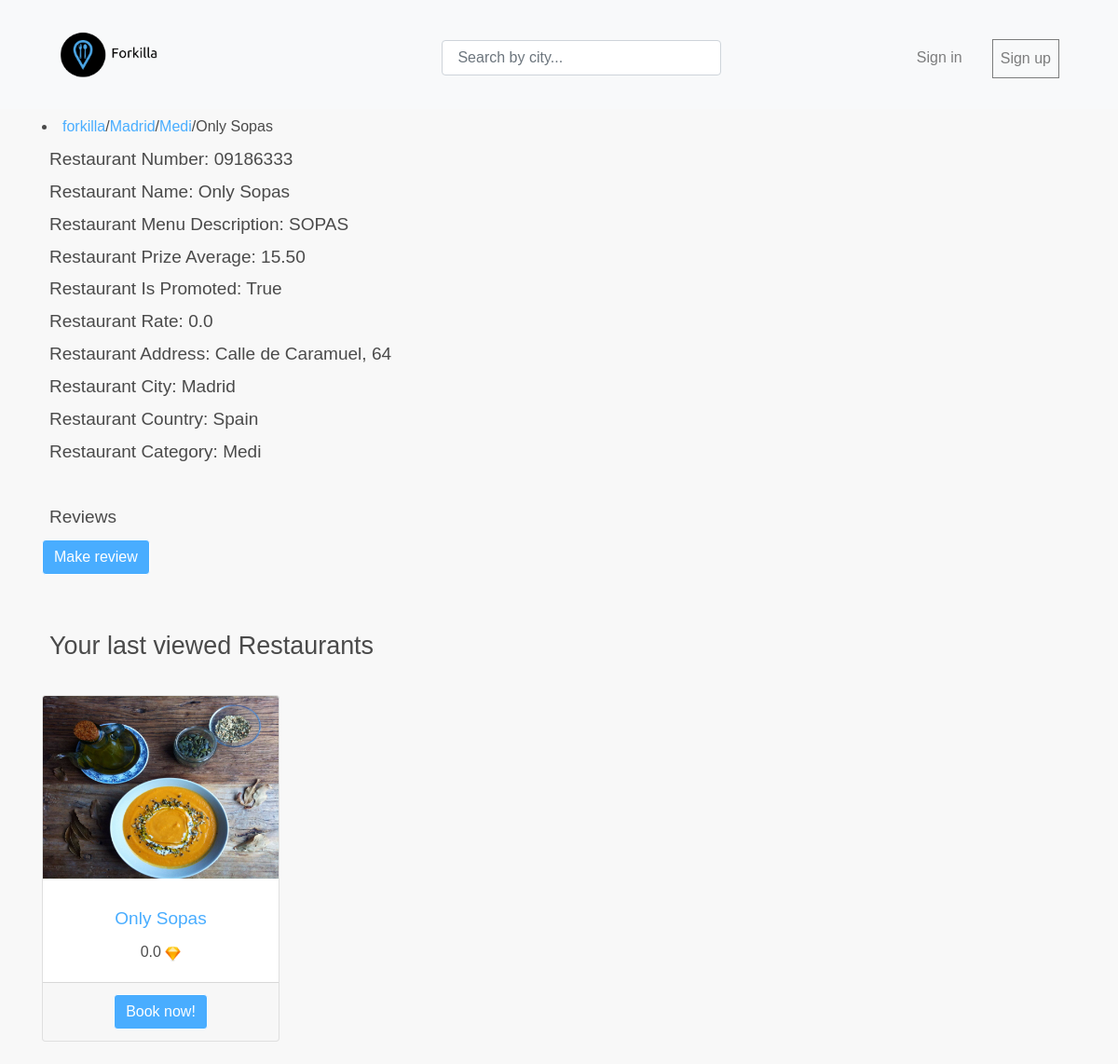
/restaurant/09186333, run on the app's committed database.
### forkilla/models.py (models this page shows, shortened)
class Restaurant(models.Model):
    CATEGORIES = (
        ("Rice", "Rice"),
        ("Fusi", "Fusion"),
        ("BBQ", "Barbecue"),
        ("Chin", "Chinese"),
        ("Medi", "Mediterranean"),
        ("Crep", "Creperie"),
        ("Hind", "Hindu"),
        ("Japa", "Japanese"),
        ("Ital", "Italian"),
        ("Mexi", "Mexican"),
        ("Peru", "Peruvian"),
        ("Russ", "Russian"),
        ("Turk", "Turkish"),
        ("Basq", "Basque"),
        ("Vegy", "Vegetarian"),
        ("Afri", "African"),
        ("Egyp", "Egyptian"),
        ("Grek", "Greek")
    )
    _d_categories = dict(CATEGORIES)
    restaurant_number = models.CharField(max_length=8, unique=True)
    name = models.CharField(max_length=50)
    menu_description = models.TextField()
    price_average = models.DecimalField(max_digits=5, decimal_places=2)
    is_promot = models.BooleanField()
    rate = models.DecimalField(default=0.0, max_digits=2, decimal_places=1,
                               validators=[MinValueValidator(0.0), MaxValueValidator(5.0)])
    address = models.CharField(max_length=50)
    city = models.CharField(max_length=50)
    country = models.CharField(max_length=50)
    featured_photo = models.ImageField(upload_to="images/")
    category = models.CharField(max_length=5, choices=CATEGORIES)
    restaurant_capacity = models.PositiveIntegerField(validators=[MaxValueValidator(999)])

class RestaurantInsertDate(models.Model):
    viewedrestaurants = models.ForeignKey(ViewedRestaurants, on_delete=models.CASCADE)
    restaurant = models.ForeignKey(Restaurant, on_delete=models.CASCADE)
    date_added = models.DateTimeField(auto_now_add=True)
    class Meta:
        ordering = ['-date_added']

### forkilla/views.py (the view)
# urls.py: url(r'^restaurant/(?P<restaurant_number>.*)', views.details, name='details'), # Poner el /
def details(request, restaurant_number=""):
    try:
        viewedrestaurants = _check_session(request)
        restaurant = Restaurant.objects.get(restaurant_number=restaurant_number)
        _update_rate(restaurant)
        lastviewed = RestaurantInsertDate(viewedrestaurants=viewedrestaurants, restaurant=restaurant)
        lastviewed.save()
        reviews = Review.objects
    except (KeyError, Restaurant.DoesNotExist, AttributeError):
        return HttpResponse("The specified Restaurant does not exist!")
    context = {
        'restaurant': restaurant,
        'viewedrestaurants': viewedrestaurants,
        'reviews': reviews
    }
    return render(request, 'forkilla/details.html', context)

### forkilla/views.py (called while the page is built)
def _check_session(request):
    try:
        if "viewedrestaurants" not in request.session:
            viewedrestaurants = ViewedRestaurants()
            viewedrestaurants.save()
            request.session["viewedrestaurants"] = viewedrestaurants.id_vr
        else:
            viewedrestaurants = ViewedRestaurants.objects.get(id_vr=request.session["viewedrestaurants"])
    except (KeyError, Reservation.DoesNotExist, AttributeError):
        return HttpResponse("The specified Viewed Restaurant does not exist!")
    return viewedrestaurants

def _update_rate(restaurant):
    reviews_of_restaurant = Review.objects.filter(restaurant=restaurant)
    if len(reviews_of_restaurant) == 0:
        restaurant.rate = 0.0
    else:
        review_avg = reviews_of_restaurant.aggregate(Avg('review_rate'))
        restaurant.rate = round(review_avg['review_rate__avg'], 1)
    restaurant.save()

### templates/forkilla/details.html (shortened to what this page needs)
<!DOCTYPE html>
<html lang="en">
<head>
</head>
<body>
    {% extends 'forkilla/base.html' %}
    {% block content %}
    <br>
    {% if restaurant %}
        <li><a href="{% url 'index' %}forkilla">forkilla</a>/<a
                href="{% url 'restaurants' restaurant.city %}">{{restaurant.city}}</a>/<a
                href="{% url 'restaurants' restaurant.city restaurant.category %}">{{restaurant.category}}</a>/{{restaurant.name}}
            </li>
        <h4> Restaurant Number: {{ restaurant.restaurant_number }}</h4>
        <h4> Restaurant Name: {{ restaurant.name }}</h4>
        <h4> Restaurant Menu Description: {{ restaurant.menu_description }}</h4>
        <h4> Restaurant Prize Average: {{ restaurant.price_average }}</h4>
        <h4> Restaurant Is Promoted: {{ restaurant.is_promot }}</h4>
        <h4> Restaurant Rate: {{ restaurant.rate }}</h4>
        <h4> Restaurant Address: {{ restaurant.address }}</h4>
        <h4> Restaurant City: {{ restaurant.city }}</h4>
        <h4> Restaurant Country: {{ restaurant.country }}</h4>
        <h4> Restaurant Category: {{ restaurant.category }}</h4>
    {% endif %}
    <br>
    <h4>Reviews</h4>
    <form action="{% url 'reviews'%}" method="get">
    <button type="submit" class="btn btn-primary" name="review" value={{restaurant.restaurant_number}}> Make review</button>
    </form>
    {% endblock %}

### templates/forkilla/base.html (shortened to what this page needs)
{% load static %}
<!DOCTYPE html>
<html lang="en">
<head>
    {% load static %}
    <link rel="stylesheet" href="https://maxcdn.bootstrapcdn.com/bootstrap/4.3.1/css/bootstrap.min.css">
    <link rel="stylesheet" href="{% static 'forkilla/css/style.css' %}">
</head>
<body>
    <nav class="navbar navbar-expand-sm bg-light navbar-light fixed-top">
        <div class="container-fluid">
            <a class="navbar-brand" href="{% url 'index' %}">
                <img src="{% static 'forkilla/images/logo1.png' %}" alt="logo" style="width:150px;">
            </a>
            <form class="from-inline" method="GET" action="" id="searchform">
                <input style="width: 300px" class="form-control mr-sm-3" type="text" id="searchbox" name="q" value="{{ request.GET.q }}" placeholder=" Search by city...">
            </form>
            <ul class="navbar-nav">
                {% if not request.user.is_authenticated %}
                    <li class="nav-item">
                        <a class="nav-link" href="accounts/login">Sign in</a>
                    </li>
                    <li class="nav-item">
                        <a class="nav-link"  href="register" style=" border-color: #01579b ;border:1px; border-style: solid;">Sign up</a>
                    </li>
                {% endif %}
            </ul>
        </div>
    </nav>
    <div class="container">
        {% block content %}
        {% endblock %}
        <br><br>
        {% if viewedrestaurants.restaurant.all %}
            <h2>Your last viewed Restaurants</h2>
            <br>
            <form action="{% url 'reservation'%}" method="get">
            <div class="row text-center">
                {% for restaurant in viewedrestaurants.restaurantinsertdate_set.all|slice:"5"%}
                    <div class="col-lg-3 col-md-6 mb-4">
                        <div class="card h-100">
                             {% if restaurant.restaurant.featured_photo %}
                                <img class="card-img-top" src="{{ restaurant.restaurant.featured_photo.url }}" alt="">
                             {% endif %}
                            <div class="card-body">
                                <a href="{% url 'details' restaurant.restaurant.restaurant_number%}" >
                                    <h4 class="card-title">{{restaurant.restaurant.name}}</h4>
                                </a>
                                <p class="card-text">{{restaurant.restaurant.rate}} <img src="{% static 'forkilla/images/diamond.ico' %}" alt="diamond" style="width:17px;"></p>
                            </div>
                            <div class="card-footer">
                                <button class="btn btn-primary" type="submit" name="reservation" value={{restaurant.restaurant.restaurant_number}} > Book now!</button>
                            </div>
                        </div>
                    </div>
                {% endfor %}
            </div>
            </form>
        {% endif %}
    </div>
</body>
</html>

### static/forkilla/css/style.css (style rules this page uses)
:root { --fore-color: rgba(0, 0, 0, 0.7); --secondary-fore-color: #444; --back-color: #f8f8f8; --secondary-back-color: #f0f0f0; --blockquote-color: #f57c00; --pre-color: #1565c0; --border-color: #aaa; --secondary-border-color: #ddd; --heading-ratio: 1.19; --universal-margin: 0.5rem; --universal-padding: 0.5rem; --universal-border-radius: 0.125rem; --a-link-color: #0277bd; --a-visited-color: #01579b; }
html { font-size: 16px; padding-top: 100px; }
html, * { font-family: Helvetica; line-height: 1.5; -webkit-text-size-adjust: 100%; }
a, b, del, em, i, ins, q, span, strong, u { font-size: 1em; }
#searchform { position:absolute; right:31.5%; top:30%; width:30%; }
* { font-size: 1rem; }
body { margin: 0; color: var(--fore-color); background: var(--back-color); }
h1, h2, h3, h4, h5, h6 { line-height: 1.2; margin: calc(1.5 * var(--universal-margin)) var(--universal-margin); font-weight: 500; }
h2 { font-size: calc(1rem * var(--heading-ratio) * var(--heading-ratio) * var(--heading-ratio)); }
h4 { font-size: calc(1rem * var(--heading-ratio)); }
p { margin: var(--universal-margin); }
ol, ul { margin: var(--universal-margin); padding-left: calc(2 * var(--universal-margin)); }
nav * { padding: var(--universal-padding) calc(1.5 * var(--universal-padding)); }
a:link { color: rgb(73, 173, 255); text-decoration: none; }
button.btn-primary { background-color: rgb(73, 173, 255); border-color: white; }

### data on the page
Restaurant: city "Madrid", category "Medi", name "Only Sopas", restaurant_number "09186333", menu_description "SOPAS", price_average "15.50", is_promot "True", rate "0.0", address "Calle de Caramuel, 64", country "Spain"
